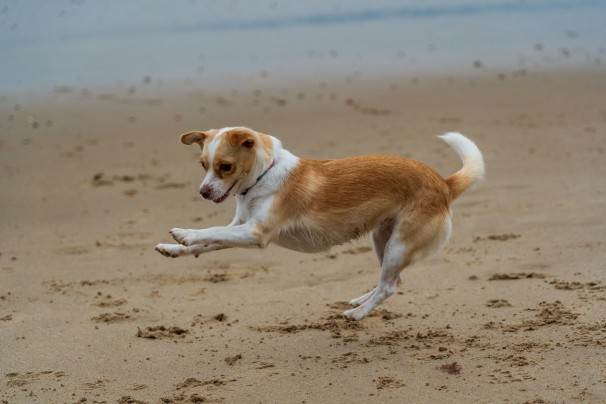
#> input picture Resources/dog.jpg, 606 x 404 px, given in place of the camera
$ python project1.py
#> lines starting #> are read from the running program, lines starting #| are printed output that depends on the picture; after the words box and inside, x2 and y2 are one past the last pixel; in counts of white or black regions, pixels touching at a corner belong together
#Virtual Paint

import cv2
import numpy as np

cap = cv2.VideoCapture(0)
if not cap.isOpened():
    print("Error: Could not open webcam.")
    exit()

cap.set(3, 640)  # Width
cap.set(4, 480)  # Height
cap.set(10, 150) # Brightness

myColors = [[5,107,0,19,255,255],
            [133,56,0,159,156,255],
            [57,76,0,100,255,255]]
myColorValues = [[51,153,255], [255,0,255], [0,255,0]]
myPoints = []

def findColor(img, myColors, myColorValues):
    imgHSV = cv2.cvtColor(img, cv2.COLOR_BGR2HSV)
    newPoints = []
    count = 0
    for color in myColors:
        lower = np.array(color[0:3])
        upper = np.array(color[3:6])
        mask = cv2.inRange(imgHSV, lower, upper)
        x, y = getContours(mask)
        if x != 0 and y != 0:
            newPoints.append([x, y, count])
        count += 1
    return newPoints

def getContours(img):
    contours, _ = cv2.findContours(img, cv2.RETR_EXTERNAL, cv2.CHAIN_APPROX_NONE)
    x, y, w, h = 0, 0, 0, 0
    for cnt in contours:
        area = cv2.contourArea(cnt)
        if area > 200:
            peri = cv2.arcLength(cnt, True)
            approx = cv2.approxPolyDP(cnt, 0.02 * peri, True)
            x, y, w, h = cv2.boundingRect(approx)
    return x + w // 2, y

def drawOnCanvas(myPoints, myColorValues):
    for point in myPoints:
        cv2.circle(imgResult, (point[0], point[1]), 10, myColorValues[point[2]], cv2.FILLED)

while True:
    success, img = cap.read()
#> img is the input picture: shape (404, 606, 3); mean B, G, R 116.4, 132.5, 143.3
    if not success:
        print("Failed to grab frame")
        break

    imgResult = img.copy()
    newPoints = findColor(img, myColors, myColorValues)
#> in findColor, `imgHSV = cv2.cvtColor(img, cv2.COLOR_BGR2HSV)`: imgHSV: shape (404, 606, 3); mean H, S, V 34.1, 64.7, 147.8
#> the loop in findColor, `for color in myColors:` made 3 passes
#> (x, y) on passes 1 to 3: (234, 131), (0, 0), (0, 0)
#> pass 1, in findColor, `mask = cv2.inRange(imgHSV, lower, upper)`:
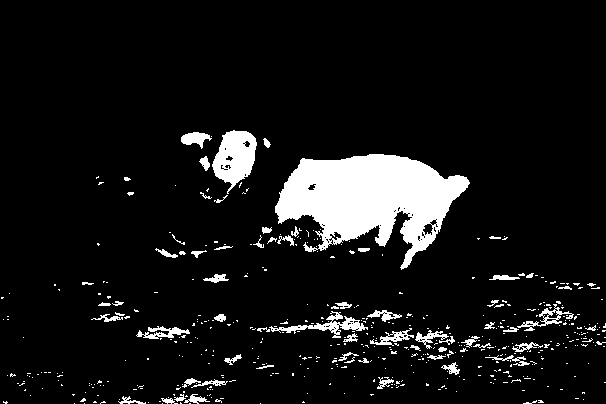
#> mask: shape (404, 606); 8.6% white; 498 white regions (433 under 20 px), largest, box (x1, y1, x2, y2) and area: (275, 154, 470, 270) 12433, (212, 130, 257, 194) 1722, (269, 311, 368, 338) 683
#> pass 3, in findColor, `mask = cv2.inRange(imgHSV, lower, upper)`:
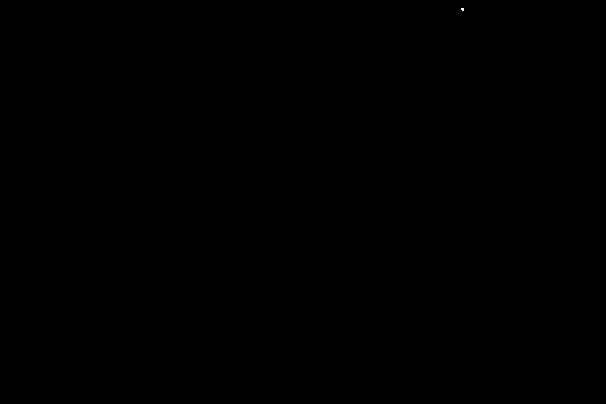
#> mask: shape (404, 606); 0% white in thin lines or dots, all inside (x1, y1, x2, y2) = (461, 8, 464, 11)
#> after the loop in findColor, `for color in myColors:`: count = 3; newPoints = [[234, 131, 0]]
#> newPoints = [[234, 131, 0]]
    if newPoints:
        for newP in newPoints:
            myPoints.append(newP)
#> this loop made 1 pass
#> after the loop, myPoints = [[234, 131, 0]]

    if myPoints:
        drawOnCanvas(myPoints, myColorValues)
#> the loop in drawOnCanvas, `for point in myPoints:` made 1 pass
#> after the loop in drawOnCanvas, `for point in myPoints:`:
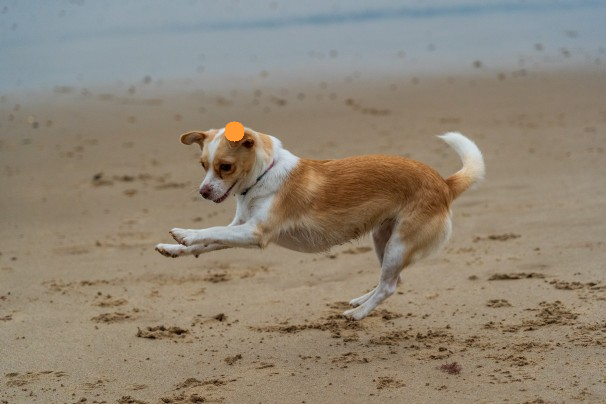
#> imgResult: shape (404, 606, 3); 0.13% of pixels changed, all inside (x1, y1, x2, y2) = (224, 121, 245, 142)

    cv2.imshow("Result", imgResult)
    if cv2.waitKey(1) & 0xFF == ord("q"):
#> (key q is pressed here)
        break

cap.release()
cv2.destroyAllWindows()
